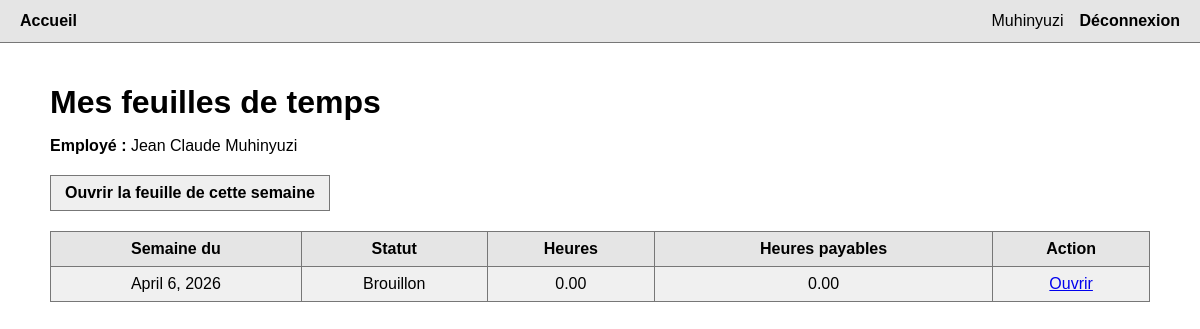
The app's page / (signed in) with its own data.
### employees/models.py (models this page shows, shortened)
class Employee(models.Model):
    ROLE_CHOICES = [
        ("employee", "Employé"),
        ("manager", "Manager"),
        ("admin", "Admin"),
    ]
    user = models.OneToOneField(
        settings.AUTH_USER_MODEL,
        on_delete=models.CASCADE,
        related_name="employee_profile"
    )
    full_name = models.CharField(max_length=150)
    job_title = models.CharField(max_length=100, blank=True)
    hourly_rate = models.DecimalField(
        max_digits=10,
        decimal_places=2,
        default=Decimal("0.00")
    )
    weekly_regular_hours = models.DecimalField(
        max_digits=5,
        decimal_places=2,
        default=Decimal("40.00")
    )
    vacation_balance = models.DecimalField(
        max_digits=6,
        decimal_places=2,
        default=Decimal("0.00")
    )
    banked_hours_balance = models.DecimalField(
        max_digits=6,
        decimal_places=2,
        default=Decimal("0.00")
    )
    role = models.CharField(
        max_length=20,
        choices=ROLE_CHOICES,
        default="employee"
    )
    manager = models.ForeignKey(
        "self",
        null=True,
        blank=True,
        on_delete=models.SET_NULL,
        related_name="team_members"
    )
    is_active = models.BooleanField(default=True)
    created_at = models.DateTimeField(auto_now_add=True)
    class Meta:
        ordering = ["full_name"]

### timesheets/models.py (models this page shows, shortened)
class WeeklyTimesheet(models.Model):
    STATUS_CHOICES = [
        ("draft", "Brouillon"),
        ("submitted", "Soumise"),
        ("approved", "Approuvée"),
        ("rejected", "Refusée"),
    ]
    employee = models.ForeignKey(
        Employee,
        on_delete=models.CASCADE,
        related_name="timesheets"
    )
    week_start = models.DateField()
    status = models.CharField(
        max_length=20,
        choices=STATUS_CHOICES,
        default="draft"
    )
    submitted_at = models.DateTimeField(null=True, blank=True)
    created_at = models.DateTimeField(auto_now_add=True)
    class Meta:
        constraints = [
            models.UniqueConstraint(
                fields=["employee", "week_start"],
                name="unique_employee_week"
            )
        ]
        ordering = ["-week_start"]
    def _q(self, value):
        return Decimal(value).quantize(Decimal("0.01"))
    @property
    def total_hours(self):
        total = sum((entry.total_hours for entry in self.entries.all()), Decimal("0.00"))
        return self._q(total)
    @property
    def standard_hours(self):
        return self._q(self.employee.weekly_regular_hours)
    @property
    def missing_hours(self):
        missing = self.standard_hours - self.total_hours
        return self._q(max(missing, Decimal("0.00")))
    @property
    def bank_hours_used(self):
        previous_balance = self.previous_approved_bank_balance
        return self._q(min(previous_balance, self.missing_hours))
    @property
    def payable_hours(self):
        result = self.total_hours + self.bank_hours_used
        return self._q(result)
    @property
    def previous_approved_timesheets(self):
        return (
            WeeklyTimesheet.objects
            .filter(
                employee=self.employee,
                status="approved",
                week_start__lt=self.week_start
            )
            .order_by("week_start")
        )
    @property
    def previous_approved_bank_balance(self):
        total = sum(
            (timesheet.bank_hours_delta for timesheet in self.previous_approved_timesheets),
            Decimal("0.00")
        )
        return self._q(total)

class DailyEntry(models.Model):
    DAY_CHOICES = [
        (0, "Lundi"),
        (1, "Mardi"),
        (2, "Mercredi"),
        (3, "Jeudi"),
        (4, "Vendredi"),
        (5, "Samedi"),
        (6, "Dimanche"),
    ]
    ENTRY_TYPE_CHOICES = [
        ("work", "Travail"),
        ("vacation", "Vacances"),
        ("sick", "Maladie"),
        ("holiday", "Férié"),
        ("unpaid", "Sans solde"),
    ]
    timesheet = models.ForeignKey(
        WeeklyTimesheet,
        on_delete=models.CASCADE,
        related_name="entries"
    )
    day = models.IntegerField(choices=DAY_CHOICES)
    entry_type = models.CharField(
        max_length=20,
        choices=ENTRY_TYPE_CHOICES,
        default="work"
    )
    morning_in = models.TimeField(null=True, blank=True)
    lunch_out = models.TimeField(null=True, blank=True)
    lunch_in = models.TimeField(null=True, blank=True)
    day_shift_out = models.TimeField(null=True, blank=True)
    evening_shift_in = models.TimeField(null=True, blank=True)
    evening_shift_out = models.TimeField(null=True, blank=True)
    note = models.CharField(max_length=255, blank=True)
    class Meta:
        constraints = [
            models.UniqueConstraint(
                fields=["timesheet", "day"],
                name="unique_day_per_timesheet"
            )
        ]
        ordering = ["day"]
    def _hours_between(self, start, end):
        if not start or not end:
            return Decimal("0.00")
        start_dt = datetime.combine(datetime.today(), start)
        end_dt = datetime.combine(datetime.today(), end)
        diff = end_dt - start_dt
        return Decimal(diff.total_seconds() / 3600).quantize(Decimal("0.01"))
    @property
    def day_shift_hours(self):
        if self.entry_type != "work":
            return Decimal("0.00")
        morning = self._hours_between(self.morning_in, self.lunch_out)
        afternoon = self._hours_between(self.lunch_in, self.day_shift_out)
        return (morning + afternoon).quantize(Decimal("0.01"))
    @property
    def evening_shift_hours(self):
        if self.entry_type != "work":
            return Decimal("0.00")
        return self._hours_between(self.evening_shift_in, self.evening_shift_out)
    @property
    def total_hours(self):
        if self.entry_type != "work":
            return Decimal("0.00")
        return (self.day_shift_hours + self.evening_shift_hours).quantize(Decimal("0.01"))

### timesheets/views.py (the view)
# urls.py: path("", views.dashboard, name="dashboard"),
@login_required
def dashboard(request):
    employee = get_employee_or_404(request.user)
    timesheets = WeeklyTimesheet.objects.filter(employee=employee).order_by("-week_start")
    return render(
        request,
        "timesheets/dashboard.html",
        {
            "employee": employee,
            "timesheets": timesheets,
        },
    )

### timesheets/views.py (called while the page is built)
def get_employee_or_404(user):
    try:
        return user.employee_profile
    except Exception:
        raise Http404("Aucun profil employé lié à cet utilisateur.")

### timesheets/templates/timesheets/dashboard.html (shortened to what this page needs)
{% extends "base.html" %}
{% block content %}
<div class="dashboard-page">
    <h1>Mes feuilles de temps</h1>
    <p><strong>Employé :</strong> {{ employee.full_name }}</p>
    <div class="top-actions">
        <a href="{% url 'current_timesheet' %}">Ouvrir la feuille de cette semaine</a>
    </div>
    {% if timesheets %}
    <table>
        <thead>
            <tr>
                <th>Semaine du</th>
                <th>Statut</th>
                <th>Heures</th>
                <th>Heures payables</th>
                <th>Action</th>
            </tr>
        </thead>
        <tbody>
            {% for t in timesheets %}
            <tr>
                <td>{{ t.week_start }}</td>
                <td>{{ t.get_status_display }}</td>
                <td>{{ t.total_hours }}</td>
                <td>{{ t.payable_hours }}</td>
                <td>
                    <a href="{% url 'timesheet_detail' t.id %}">Ouvrir</a>
                </td>
            </tr>
            {% endfor %}
        </tbody>
    </table>
    {% else %}
    <div class="empty-box">
        Aucune feuille de temps pour le moment.
    </div>
    {% endif %}
</div>
{% endblock %}

### templates/base.html (shortened to what this page needs)
<!DOCTYPE html>
<html lang="fr">
<head>
</head>
<body>
    <div class="navbar">
        {% if request.user.is_authenticated %}
            <a href="{% url 'dashboard' %}">Accueil</a>
        {% endif %}
        <div class="right">
            {% if request.user.is_authenticated %}
                <span>{{ request.user.username }}</span>
                <form method="post" action="{% url 'logout' %}" class="logout-form">
                    <button type="submit">Déconnexion</button>
                </form>
            {% else %}
                <a href="{% url 'login' %}">Connexion</a>
            {% endif %}
        </div>
    </div>
    <div class="page-wrapper">
        {% block content %}{% endblock %}
    </div>
</body>
</html>

### templates/base.html (style rules this page uses)
body { font-family: Arial, Helvetica, sans-serif; margin: 0; }
.navbar { background: #e5e5e5; border-bottom: 1px solid #777; padding: 12px 20px; display: flex; gap: 16px; align-items: center; }
.navbar a { text-decoration: none; color: #000; font-weight: bold; }
.navbar .right { margin-left: auto; display: flex; gap: 16px; align-items: center; }
.page-wrapper { padding: 20px; }
.logout-form { display: inline; margin: 0; }
.logout-form button { background: none; border: none; padding: 0; margin: 0; font: inherit; font-weight: bold; cursor: pointer; color: #000; }

### timesheets/templates/timesheets/dashboard.html (style rules this page uses)
.dashboard-page { max-width: 1100px; margin: auto; }
h1 { margin-bottom: 10px; }
.top-actions { margin: 20px 0; }
.top-actions a { display: inline-block; padding: 8px 14px; border: 1px solid #777; background: #efefef; text-decoration: none; color: #000; font-weight: bold; }
table { border-collapse: collapse; width: 100%; }
th, td { border: 1px solid #777; padding: 8px; text-align: center; }
th { background: #e5e5e5; }
td { background: #f0f0f0; }

### records on screen
Employee: full_name "Jean Claude Muhinyuzi"
WeeklyTimesheet: week_start "April 6, 2026", status "Brouillon", total_hours "0.00", payable_hours "0.00"

### other values on screen
{{ request.user.username }} "Muhinyuzi"
